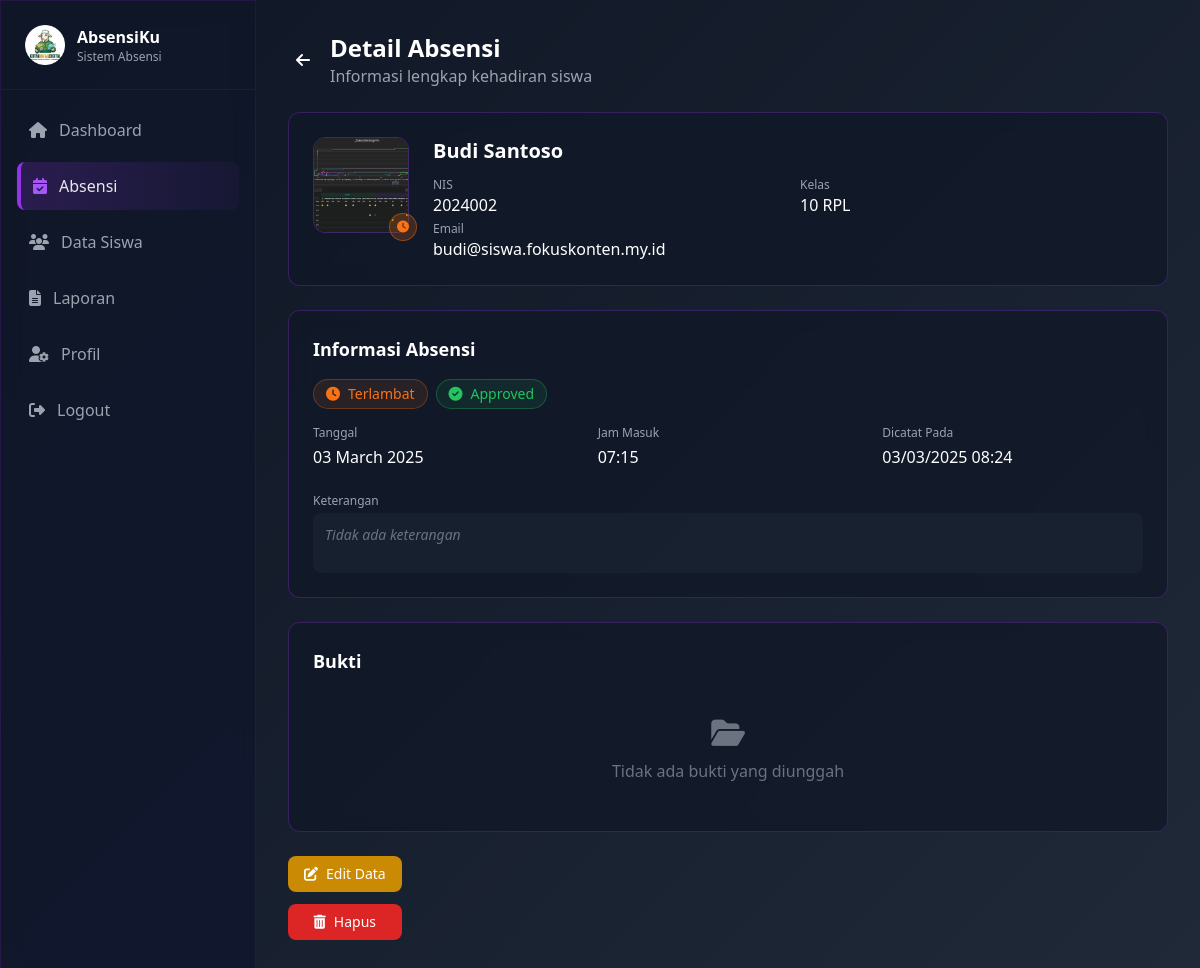
The page /SOURCE_CODE_APLIKASI/admin/absensi/detail.php?id=2 (signed in) on the database its author committed.
### tables this page shows
CREATE TABLE `absensi` (
  `id` int(11) NOT NULL AUTO_INCREMENT,
  `siswa_id` int(11) NOT NULL,
  `tanggal` date NOT NULL,
  `jam_masuk` time DEFAULT NULL,
  `status` enum('Hadir','Sakit','Izin','Terlambat','Alpha') NOT NULL,
  `keterangan` text DEFAULT NULL,
  `bukti_foto` varchar(255) DEFAULT NULL,
  `bukti_file` varchar(255) DEFAULT NULL,
  `approval_status` enum('Pending','Approved','Rejected') DEFAULT 'Pending',
  `created_at` timestamp NOT NULL DEFAULT current_timestamp(),
  `updated_at` timestamp NOT NULL DEFAULT current_timestamp() ON UPDATE current_timestamp(),
  PRIMARY KEY (`id`),
  KEY `siswa_id` (`siswa_id`),
  KEY `tanggal` (`tanggal`),
  CONSTRAINT `fk_absensi_siswa` FOREIGN KEY (`siswa_id`) REFERENCES `siswa` (`id`) ON DELETE CASCADE
);

CREATE TABLE `siswa` (
  `id` int(11) NOT NULL AUTO_INCREMENT,
  `nis` varchar(20) NOT NULL,
  `nama_lengkap` varchar(100) NOT NULL,
  `kelas` enum('10','11','12') NOT NULL,
  `jurusan` enum('RPL','DKV','AK','BR','MP') NOT NULL,
  `email` varchar(100) NOT NULL,
  `password` varchar(255) NOT NULL,
  `foto_profil` varchar(255) DEFAULT 'assets/default/photo-profile.png',
  `created_at` timestamp NOT NULL DEFAULT current_timestamp(),
  `updated_at` timestamp NOT NULL DEFAULT current_timestamp() ON UPDATE current_timestamp(),
  PRIMARY KEY (`id`),
  UNIQUE KEY `nis` (`nis`),
  UNIQUE KEY `email` (`email`)
);

### SOURCE_CODE_APLIKASI/admin/absensi/detail.php (the view, shortened to what this page needs)
<?php
require_once '../../config/database.php';
$id = $_GET['id'];
$sql = "SELECT a.*, s.nama_lengkap, s.nis, s.kelas, s.jurusan, s.foto_profil, s.email
        FROM absensi a
        JOIN siswa s ON a.siswa_id = s.id
        WHERE a.id = :id";
$stmt = $conn->prepare($sql);
$stmt->execute(['id' => $id]);
$absensi = $stmt->fetch(PDO::FETCH_ASSOC);
$status_colors = [
    'Hadir' => 'green',
    'Sakit' => 'yellow',
    'Izin' => 'purple',
    'Terlambat' => 'orange',
    'Alpha' => 'red'
];
$approval_colors = [
    'Pending' => 'yellow',
    'Approved' => 'green',
    'Rejected' => 'red'
];
$status_color = $status_colors[$absensi['status']] ?? 'gray';
$approval_color = $approval_colors[$absensi['approval_status']] ?? 'gray';
?>
<!DOCTYPE html>
<html lang="en">
<head>
    <script src="https://cdn.tailwindcss.com"></script>
    <link rel="stylesheet" href="https://cdnjs.cloudflare.com/ajax/libs/font-awesome/6.4.2/css/all.min.css">
</head>
<body class="min-h-screen text-white bg-fixed">
    <aside id="sidebar" class="fixed top-0 left-0 h-screen w-64 glass-effect border-r border-purple-900/30 z-50 sidebar-transition -translate-x-full lg:translate-x-0">
        <div class="flex items-center justify-between p-4 lg:p-6 border-b border-purple-900/30">
            <div class="flex items-center gap-3">
                <img src="../../assets/default/logo.png" alt="AbsensiKu" class="h-8 lg:h-10 w-auto">
                <div>
                    <h1 class="font-semibold text-sm lg:text-base">AbsensiKu</h1>
                    <p class="text-xs text-gray-400">Sistem Absensi</p>
                </div>
            </div>
        </div>
        <nav class="p-4 space-y-2 overflow-y-auto no-scrollbar" style="max-height: calc(100vh - 76px);">
            <a href="../dashboard/" class="flex items-center gap-3 text-gray-400 p-3 rounded-lg hover:bg-purple-500/10 transition-colors">
                <i class="fas fa-home"></i>
                <span>Dashboard</span>
            </a>
            <a href="index.php" class="flex items-center gap-3 text-white/90 p-3 rounded-lg menu-active">
                <i class="fas fa-calendar-check text-purple-500"></i>
                <span>Absensi</span>
            </a>
            <a href="../siswa/" class="flex items-center gap-3 text-gray-400 p-3 rounded-lg hover:bg-purple-500/10 transition-colors">
                <i class="fas fa-users"></i>
                <span>Data Siswa</span>
            </a>
            <a href="../laporan/" class="flex items-center gap-3 text-gray-400 p-3 rounded-lg hover:bg-purple-500/10 transition-colors">
                <i class="fas fa-file-alt"></i>
                <span>Laporan</span>
            </a>
            <a href="../profil/" class="flex items-center gap-3 text-gray-400 p-3 rounded-lg hover:bg-purple-500/10 transition-colors">
                <i class="fas fa-user-cog"></i>
                <span>Profil</span>
            </a>
            <a href="../logout.php" class="flex items-center gap-3 text-gray-400 p-3 rounded-lg hover:bg-red-500/10 hover:text-red-500 transition-colors mt-10">
                <i class="fas fa-sign-out-alt"></i>
                <span>Logout</span>
            </a>
        </nav>
    </aside>
    <main class="lg:ml-64 min-h-screen bg-gradient-to-br from-gray-900 to-gray-800 transition-all duration-300">
        <div class="p-4 lg:p-8">
            <div class="max-w-4xl mx-auto">
                <div class="flex items-center mb-6">
                    <a href="index.php" class="mr-3 p-2 rounded-full hover:bg-gray-800/60 transition-colors">
                        <i class="fas fa-arrow-left"></i>
                    </a>
                    <div>
                        <h1 class="text-xl md:text-2xl font-bold">Detail Absensi</h1>
                        <p class="text-sm md:text-base text-gray-400">Informasi lengkap kehadiran siswa</p>
                    </div>
                </div>
                <div class="glass-effect rounded-xl p-4 md:p-6 mb-6 animate-fade-in">
                    <div class="flex flex-col sm:flex-row items-center sm:items-start gap-4 md:gap-6">
                        <div class="relative">
                            <img src="../../<?= htmlspecialchars($absensi['foto_profil'] ?: 'assets/default/avatar.png') ?>"
                                alt="<?= htmlspecialchars($absensi['nama_lengkap']) ?>"
                                class="w-20 h-20 md:w-24 md:h-24 rounded-xl object-cover border border-purple-500/30">
                            <div class="absolute -bottom-2 -right-2 h-7 w-7 rounded-full flex items-center justify-center bg-<?= $status_color ?>-500/20 border border-<?= $status_color ?>-500/40">
                                <?php if ($absensi['status'] == 'Hadir'): ?>
                                    <i class="fas fa-check text-<?= $status_color ?>-500 text-xs"></i>
                                <?php elseif ($absensi['status'] == 'Sakit'): ?>
                                    <i class="fas fa-hospital text-<?= $status_color ?>-500 text-xs"></i>
                                <?php elseif ($absensi['status'] == 'Izin'): ?>
                                    <i class="fas fa-envelope text-<?= $status_color ?>-500 text-xs"></i>
                                <?php elseif ($absensi['status'] == 'Terlambat'): ?>
                                    <i class="fas fa-clock text-<?= $status_color ?>-500 text-xs"></i>
                                <?php elseif ($absensi['status'] == 'Alpha'): ?>
                                    <i class="fas fa-times text-<?= $status_color ?>-500 text-xs"></i>
                                <?php endif; ?>
                            </div>
                        </div>
                        <div class="flex-grow text-center sm:text-left">
                            <h3 class="text-lg md:text-xl font-bold"><?= htmlspecialchars($absensi['nama_lengkap']) ?></h3>
                            <div class="grid grid-cols-1 sm:grid-cols-2 gap-x-6 gap-y-1 mt-2 md:mt-3">
                                <div>
                                    <p class="text-gray-400 text-xs">NIS</p>
                                    <p class="text-sm md:text-base"><?= htmlspecialchars($absensi['nis']) ?></p>
                                </div>
                                <div>
                                    <p class="text-gray-400 text-xs">Kelas</p>
                                    <p class="text-sm md:text-base"><?= htmlspecialchars($absensi['kelas']) ?> <?= htmlspecialchars($absensi['jurusan']) ?></p>
                                </div>
                                <div class="sm:col-span-2">
                                    <p class="text-gray-400 text-xs">Email</p>
                                    <p class="text-sm md:text-base truncate"><?= htmlspecialchars($absensi['email']) ?></p>
                                </div>
                            </div>
                        </div>
                    </div>
                </div>
                <div class="glass-effect rounded-xl p-4 md:p-6 mb-4 md:mb-6 animate-fade-in">
                    <h3 class="font-semibold mb-4 text-base md:text-lg">Informasi Absensi</h3>
                    <div class="flex flex-wrap gap-2 mb-4">
                        <span class="inline-flex items-center px-3 py-1 rounded-full text-xs md:text-sm bg-<?= $status_color ?>-500/10 text-<?= $status_color ?>-500 border border-<?= $status_color ?>-500/30">
                            <?php if ($absensi['status'] == 'Hadir'): ?>
                                <i class="fas fa-check mr-2"></i>
                            <?php elseif ($absensi['status'] == 'Sakit'): ?>
                                <i class="fas fa-hospital mr-2"></i>
                            <?php elseif ($absensi['status'] == 'Izin'): ?>
                                <i class="fas fa-envelope mr-2"></i>
                            <?php elseif ($absensi['status'] == 'Terlambat'): ?>
                                <i class="fas fa-clock mr-2"></i>
                            <?php elseif ($absensi['status'] == 'Alpha'): ?>
                                <i class="fas fa-times mr-2"></i>
                            <?php endif; ?>
                            <?= $absensi['status'] ?>
                        </span>
                        <span class="inline-flex items-center px-3 py-1 rounded-full text-xs md:text-sm bg-<?= $approval_color ?>-500/10 text-<?= $approval_color ?>-500 border border-<?= $approval_color ?>-500/30">
                            <?php if ($absensi['approval_status'] == 'Approved'): ?>
                                <i class="fas fa-check-circle mr-2"></i>
                            <?php elseif ($absensi['approval_status'] == 'Rejected'): ?>
                                <i class="fas fa-times-circle mr-2"></i>
                            <?php else: ?>
                                <i class="fas fa-clock mr-2"></i>
                            <?php endif; ?>
                            <?= $absensi['approval_status'] ?>
                        </span>
                    </div>
                    <div class="grid grid-cols-2 md:grid-cols-3 gap-4 md:gap-6">
                        <div>
                            <p class="text-gray-400 text-xs mb-1">Tanggal</p>
                            <p class="text-sm md:text-base font-medium"><?= date('d F Y', strtotime($absensi['tanggal'])) ?></p>
                        </div>
                        <div>
                            <p class="text-gray-400 text-xs mb-1">Jam Masuk</p>
                            <p class="text-sm md:text-base font-medium">
                                <?= $absensi['jam_masuk'] !== '00:00:00' ? date('H:i', strtotime($absensi['jam_masuk'])) : '-' ?>
                            </p>
                        </div>
                        <div>
                            <p class="text-gray-400 text-xs mb-1">Dicatat Pada</p>
                            <p class="text-sm md:text-base font-medium">
                                <?= date('d/m/Y H:i', strtotime($absensi['created_at'])) ?>
                            </p>
                        </div>
                    </div>
                    <div class="mt-4 md:mt-6">
                        <p class="text-gray-400 text-xs mb-1">Keterangan</p>
                        <div class="bg-gray-800/50 rounded-lg p-3 min-h-[60px]">
                            <p class="text-sm">
                                <?= $absensi['keterangan'] ? nl2br(htmlspecialchars($absensi['keterangan'])) : '<span class="text-gray-500 italic">Tidak ada keterangan</span>' ?>
                            </p>
                        </div>
                    </div>
                </div>
                <div class="glass-effect rounded-xl p-4 md:p-6 mb-4 md:mb-6 animate-fade-in">
                    <h3 class="font-semibold mb-4 text-base md:text-lg">Bukti</h3>
                    <?php if ($absensi['bukti_foto'] || $absensi['bukti_file']): ?>
                        <div class="grid grid-cols-1 sm:grid-cols-2 gap-4">
                            <?php if ($absensi['bukti_foto']): ?>
                                <div>
                                    <p class="text-gray-400 text-xs mb-2">Foto Bukti</p>
                                    <a href="../../<?= htmlspecialchars($absensi['bukti_foto']) ?>"
                                        target="_blank"
                                        class="block rounded-lg overflow-hidden image-preview">
                                        <img src="../../<?= htmlspecialchars($absensi['bukti_foto']) ?>"
                                            alt="Bukti Absensi"
                                            class="w-full h-40 md:h-48 object-cover rounded-lg hover:opacity-90 transition-opacity">
                                        <div class="mt-2 flex justify-center items-center text-xs text-purple-400">
                                            <i class="fas fa-search-plus mr-1"></i> Tap untuk memperbesar
                                        </div>
                                    </a>
                                </div>
                            <?php endif; ?>
                            <?php if ($absensi['bukti_file']): ?>
                                <div>
                                    <p class="text-gray-400 text-xs mb-2">File Bukti</p>
                                    <a href="../../<?= htmlspecialchars($absensi['bukti_file']) ?>"
                                        target="_blank"
                                        class="flex items-center p-4 rounded-lg bg-gray-800/50 hover:bg-gray-800 transition-colors">
                                        <i class="fas fa-file-alt text-purple-500 text-2xl mr-3"></i>
                                        <div class="overflow-hidden">
                                            <p class="truncate font-medium text-sm">Dokumen Pendukung</p>
                                            <p class="text-xs text-gray-400">Download file</p>
                                        </div>
                                        <i class="fas fa-download ml-auto text-gray-400"></i>
                                    </a>
                                </div>
                            <?php endif; ?>
                        </div>
                    <?php else: ?>
                        <div class="text-center py-6 text-gray-500">
                            <i class="fas fa-folder-open text-3xl mb-2"></i>
                            <p>Tidak ada bukti yang diunggah</p>
                        </div>
                    <?php endif; ?>
                </div>
                <div class="flex flex-col sm:flex-row gap-3 sm:gap-4 justify-between animate-fade-in">
                    <div class="flex flex-col xs:flex-row gap-2 sm:gap-3 order-2 sm:order-1">
                        <a href="edit.php?id=<?= $id ?>"
                            class="px-4 py-2.5 sm:py-2 bg-yellow-600 hover:bg-yellow-700 rounded-lg text-sm font-medium flex items-center justify-center gap-2 transition-colors">
                            <i class="fas fa-edit"></i> Edit Data
                        </a>
                        <button onclick="confirmDelete(<?= $id ?>)"
                            class="px-4 py-2.5 sm:py-2 bg-red-600 hover:bg-red-700 rounded-lg text-sm font-medium flex items-center justify-center gap-2 transition-colors">
                            <i class="fas fa-trash-alt"></i> Hapus
                        </button>
                    </div>
                </div>
            </div>
        </div>
    </main>
</body>
</html>

### SOURCE_CODE_APLIKASI/admin/absensi/detail.php (style rules this page uses)
.glass-effect { background: rgba(17, 24, 39, 0.7); backdrop-filter: blur(10px); border: 1px solid rgba(147, 51, 234, 0.3); }
body { background: linear-gradient(135deg, #0F172A 0%, #1E1B4B 100%); }
.menu-active { background: linear-gradient(to right, rgba(147, 51, 234, 0.2), rgba(147, 51, 234, 0.05)); border-left: 4px solid #9333ea; }
.sidebar-transition { transition: transform 0.3s ease-in-out; }
.no-scrollbar { -ms-overflow-style: none; scrollbar-width: none; }
.animate-fade-in { animation: fadeIn 0.3s ease forwards; }

### rows shown on the page
absensi: siswa.foto_profil (picture), siswa.nama_lengkap "Budi Santoso", siswa.nis "2024002", siswa.kelas "10", siswa.jurusan "RPL", siswa.email "budi@siswa.fokuskonten.my.id", status "Terlambat", approval_status "Approved", tanggal "03 March 2025", jam_masuk "07:15", created_at "03/03/2025 08:24"
